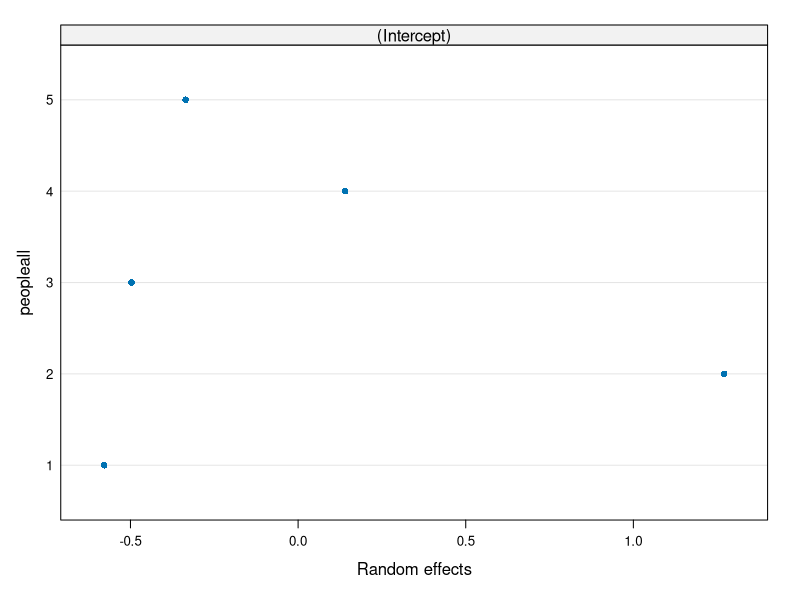
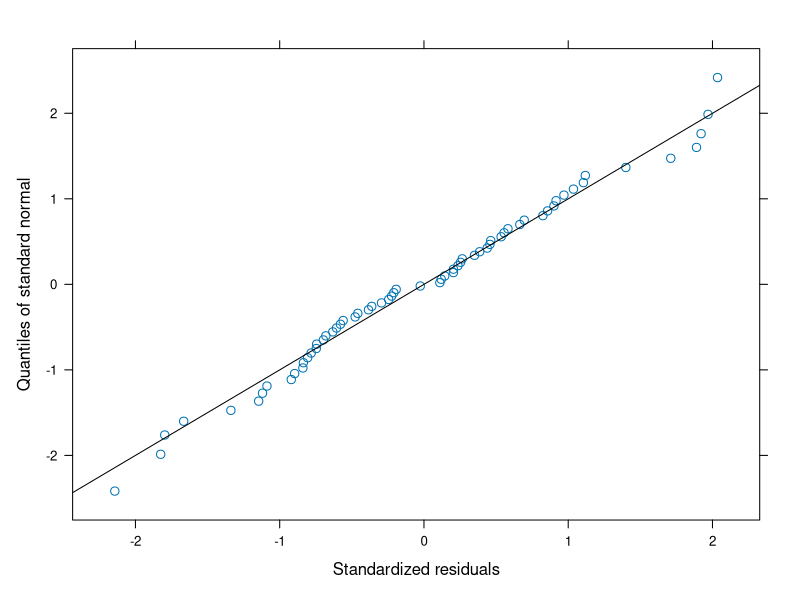
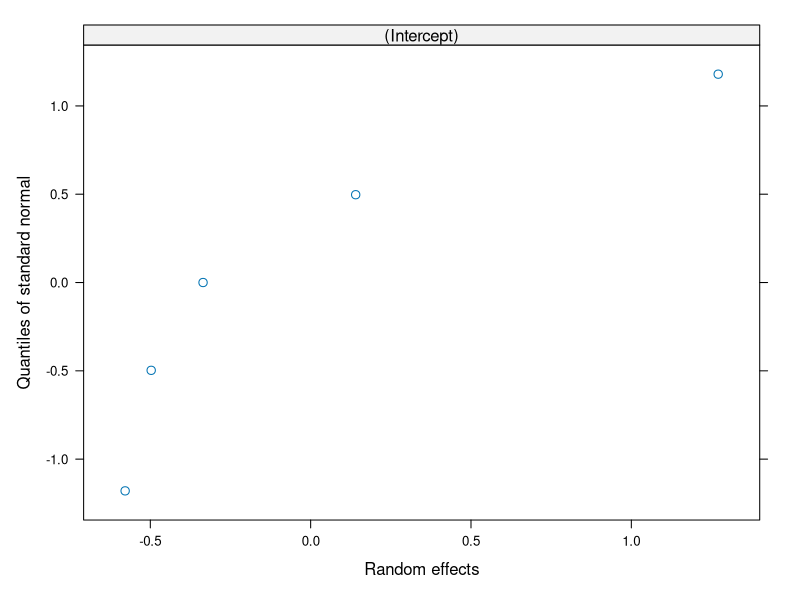

These figures' R source, in order:
rm(list = ls())
alpha <- -2
beta <- 2
# We assume we have 5 people (groups) and repeat measures n_1=10, n_2=15
# n_3=12, n_4=15, and n_5=12 times. 
# Thus, repeat measure times for 5 people
n <- c(10, 15, 12, 15, 12)
npeople <- length(n)
# generate fixed-effect covariates
x <- matrix(rep(0, length=max(n) * npeople),ncol = npeople)
for (i in 1:npeople){ 
  x[1:n[i], i] <- runif(n[i], min = 1, max = 5)
  x[1:n[i], i] <- sort(x[1:n[i], i])
}
# random effect
ai <- rnorm(npeople, mean = 0, sd = 1) 
xall <- NULL
yall <- NULL
peopleall <- NULL
for (i in 1:npeople){
  xall <- c(xall, x[1:n[i], i]) # combine x
  # generate y
  y <- rep(alpha + ai[i], length = n[i]) +
    beta * x[1:n[i],i] +
    rnorm(n[i], mean = 0, sd = 2) # noise
  yall <- c(yall, y) # combine y
  people <- rep(i, length = n[i])
  peopleall <- c(peopleall, people)
}
xall
yall
peopleall
# Dataset
data1 <- data.frame(yall,peopleall,xall)

library(nlme)
lme1 <- lme(yall~xall,random=~1|peopleall,data=data1)
summary(lme1)
ranef(lme1)
plot(ranef(lme1), aug = TRUE)
qqnorm(lme1, abline = c(0,1))
## normal plots of random-effects
qqnorm(lme1, ~ranef(.))
